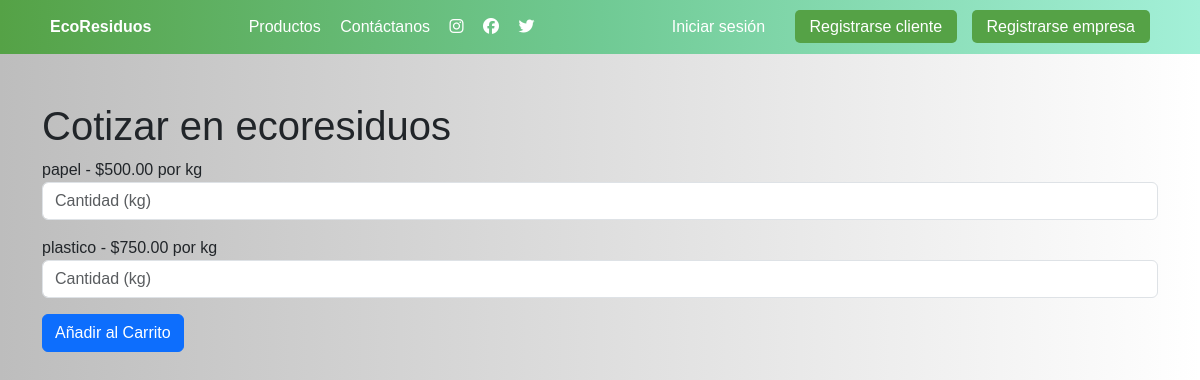
The page /cotizar/1/ (signed in) on the database its author committed.
### tareas/models.py (models this page shows, shortened)
class Ubicacion(models.Model):
    nombre = models.CharField(max_length=100)
    descripcion = models.TextField(blank=True)
    latitud = models.FloatField()
    longitud = models.FloatField()
    categorias = models.ManyToManyField(CategoriaResiduo, through='UbicacionCategoria')

class UbicacionCategoria(models.Model):
    ubicacion = models.ForeignKey(Ubicacion, on_delete=models.CASCADE)
    categoria = models.ForeignKey(CategoriaResiduo, on_delete=models.CASCADE)
    precio = models.DecimalField(max_digits=10, decimal_places=2)

class CategoriaResiduo(models.Model):
    nombre = models.CharField(max_length=100)
    factor_co2 = models.FloatField(help_text="kg CO₂e evitado por kg de residuo")

### tareas/views.py (the view, shortened to what this page needs)
# urls.py: path('cotizar/<int:ubicacion_id>/', cotizar_ubicacion, name='cotizar_ubicacion'),
@login_required
def cotizar_ubicacion(request, ubicacion_id):
    ubicacion = get_object_or_404(Ubicacion, id=ubicacion_id)
    categorias_disponibles = UbicacionCategoria.objects.filter(ubicacion=ubicacion)
    return render(request, 'cotizaciones/cotizar_domicilio.html', {
        'ubicacion': ubicacion,
        'categorias_disponibles': categorias_disponibles,
    })

### tareas/templates/cotizaciones/cotizar_domicilio.html (shortened to what this page needs)
{% extends 'base.html' %}
{% block content %}
<div class="container mt-5">
    <h1>Cotizar en {{ ubicacion.nombre }}</h1>
    <form method="post">
        {% for uc in categorias_disponibles %}
            <div class="mb-3">
                <label>{{ uc.categoria.nombre }} - ${{ uc.precio }} por kg</label>
                <input type="number" step="0.01" min="0" name="cantidad_{{ uc.categoria.id }}" class="form-control" placeholder="Cantidad (kg)">
            </div>
        {% endfor %}
        <button type="submit" class="btn btn-primary">Añadir al Carrito</button>
    </form>
</div>
{% endblock %}

### tareas/templates/base.html (style rules this page uses)
body { background: -webkit-linear-gradient(90deg, #bdbdbd,#dedede,#ffffff); background: linear-gradient(90deg, #bdbdbd,#dedede,#ffffff); font-family: Arial, sans-serif; margin: 0; padding: 0; }

### rows shown on the page
Ubicacion: nombre "ecoresiduos"
UbicacionCategoria: categoria.nombre "papel", precio "500.00"
UbicacionCategoria: categoria.nombre "plastico", precio "750.00"
